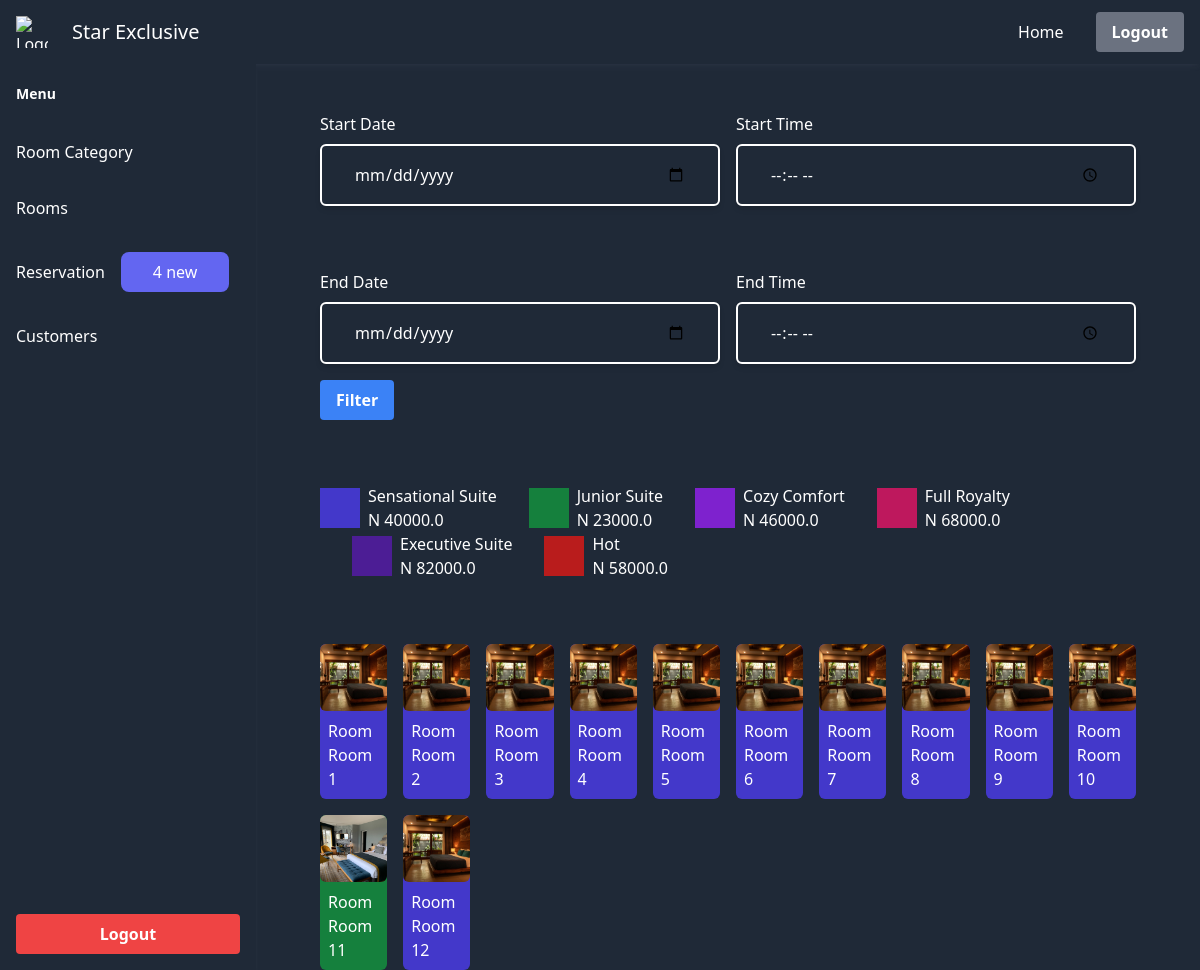
The app's page /rooms/ (signed in) with its own data.
### management/models.py (models this page shows, shortened)
class RoomCategory(models.Model):
    price = models.FloatField()
    title = models.CharField(max_length=255)
    description = models.TextField(blank=True)
    cover = models.FileField(blank=True, upload_to="rooms")

class Room(models.Model):
    number = models.CharField(max_length=14, blank=True)
    category = models.ForeignKey(
        RoomCategory, related_name="rooms", on_delete=models.CASCADE
    )
    description = models.TextField(blank=True, null=True)
    unique = models.BooleanField(default=False)
    addon = models.JSONField(blank=True, default=dict)
    def __str__(self):
        if self.number:
            return f"Room {self.number}"
        return f"Room {self.pk}"

### hsr_admin/views.py (the view)
# urls.py: path("rooms/", views.room_list, name="room_list"),
def room_list(request: HttpRequest):
    if not request.user.is_authenticated:
        return redirect(index)
    form = RoomFilterForm(request.GET)
    if form.is_valid():
        data = form.cleaned_data
        start_date = parse_datetime(f"{data['start_date']} {data['start_time']}")
        end_date = parse_datetime(f"{data['end_date']} {data['end_time']}")
        rooms = RoomManager.taken_rooms(start_date=start_date, end_date=end_date)
    else:
        rooms = Room.objects.all()
    categories = RoomCategory.objects.all()
    colors = [
        "bg-red-700",
        "bg-indigo-700",
        "bg-green-700",
        "bg-purple-700",
        "bg-pink-700",
        "bg-violet-900",
        "bg-brown-700",
        "bg-slate-900",
    ]
    _colors = {}
    for cat in categories:
        _colors[cat.pk] = colors[cat.pk % len(categories)]
    return render(
        request,
        "hsr_admin/rooms.html",
        context_parse({
            "categories": categories,
            "rooms": rooms,
            "colors": _colors,
            "form": request.GET,
        }),
    )

### hsr_admin/custom_filters.py (called while the page is built)
@register.filter
def get(d, key):
    return dict(d).get(key, "")

### hsr_admin/views.py (called while the page is built)
def new_reservations():
    return Reservation.objects.filter(viewed = False).count()

def context_parse(context):
    context["status__"] = new_reservations()
    context["status__category"] = RoomCategory.objects.all().count()
    context["status__room"] = Room.objects.all().count()
    return context

### hsr_admin/templates/hsr_admin/rooms.html (shortened to what this page needs)
{% extends 'hsr_admin/base.html' %}
 {% block body %}
<form action="" method="get">
  <div class="flex lg:px-16 flex-col px-4 space-y-4">
    <div class="flex flex-col lg:flex-row justify-center lg:space-x-4 my-4">
      <div class="flex flex-col w-full">
        <label class="pt-8 mb-2 block" for="">Start Date</label>
        <input
          class="bg-transparent border-white w-full shadow-md px-8 py-4 outline-none border-2 border-black/40 rounded-md hover:border-indigo-600"
          type="date"
          name="start_date"
          value="{{form.start_date}}"
        />
      </div>
      <div class="flex flex-col w-full">
        <label class="pt-8 mb-2 block" for="">Start Time</label>
        <input
          class="bg-transparent border-white w-full shadow-md px-8 py-4 outline-none border-2 border-black/40 rounded-md hover:border-indigo-600"
          type="time"
          name="start_time"
          value="{{form.start_time}}"
        />
      </div>
    </div>
    <div class="flex flex-col lg:flex-row justify-center lg:space-x-4 my-4">
      <div class="flex flex-col w-full">
        <label class="pt-8 mb-2 block" for="">End Date</label>
        <input
          class="bg-transparent border-white w-full shadow-md px-8 py-4 outline-none border-2 border-black/40 rounded-md hover:border-indigo-600"
          type="date"
          name="end_date"
          value="{{form.end_date}}"
        />
      </div>
      <div class="flex flex-col w-full">
        <label class="pt-8 mb-2 block" for="">End Time</label>
        <input
          class="bg-transparent border-white w-full shadow-md px-8 py-4 outline-none border-2 border-black/40 rounded-md hover:border-indigo-600"
          type="time"
          name="end_time",
          value="{{form.end_time}}"
        />
      </div>
    </div>
    <div class="my-6 block">
      <button
        class="bg-blue-500 hover:bg-blue-600 text-white font-semibold py-2 px-4 rounded"
      >
        Filter
      </button>
    </div>
  </div>
</form>
<div class="flex flex-wrap px-4 lg:px-16 mt-16 space-x-8">
  {% for category in categories %}
  <div class="flex flex-row space-x-2 items-center shrink-0">
    <div class="h-10 aspect-square {{colors|get:category.pk}}"></div>
    <div class="flex flex-col">
      <span>{{category.title }} </span>
      <span>N {{category.price }} </span>
    </div>
  </div>
  {% endfor %}
</div>
<div
  class="pt-16 px-4 lg:px-16 grid grid-cols-3 md:grid-cols-6 lg:grid-cols-10 gap-4"
>
  {% for room in rooms %}
  <a
  href="{% url 'hsr_admin:view_room' room.pk %}"
    room-id="{{room.id}}"
    room-category="{{room.category.id}}"
    class="room_item w-full {{colors|get:room.category.pk}} rounded-md"
  >
    <div
      class="relative overflow-hidden w-full aspect-square flex items-end justify-center py-4 px-1 rounded-md"
    >
      <img
        src="{{room.category.cover.url}}"
        class="absolute top-0 left-0 h-full w-full object-cover"
        alt=""
      />
    </div>
    <span class="block p-2">{{room}}</span>
</a>
  {% endfor %}
</div>
{% endblock body %}

### records on screen
RoomCategory: title "Sensational Suite", price "40000.0"
RoomCategory: title "Junior Suite", price "23000.0"
RoomCategory: title "Cozy Comfort", price "46000.0"
RoomCategory: title "Full Royalty", price "68000.0"
RoomCategory: title "Executive Suite", price "82000.0"
RoomCategory: title "Hot", price "58000.0"
Room: category.cover (picture), number "Room Room 1"
Room: category.cover (picture), number "Room Room 2"
Room: category.cover (picture), number "Room Room 3"
Room: category.cover (picture), number "Room Room 4"
Room: category.cover (picture), number "Room Room 5"
Room: category.cover (picture), number "Room Room 6"
Room: category.cover (picture), number "Room Room 7"
Room: category.cover (picture), number "Room Room 8"
Room: category.cover (picture), number "Room Room 9"
Room: category.cover (picture), number "Room Room 10"
Room: category.cover (picture), number "Room Room 11"
Room: category.cover (picture), number "Room Room 12"

### other values on screen
{{ status__ }} "4"
